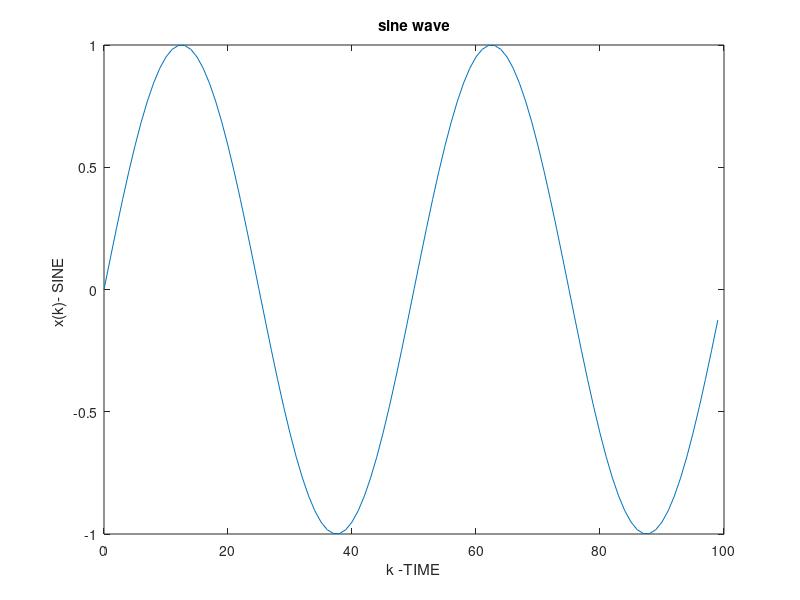

Write MATLAB code to recreate this figure.

L = 100;
p = 2;

k = 0:1:L-1;
x = sin(4*pi*k/L);
%hormonic function =2pi*f i.i 2*

plot(k,x)
title('sine wave');
xlabel('k -TIME');
ylabel('x(k)- SINE ');